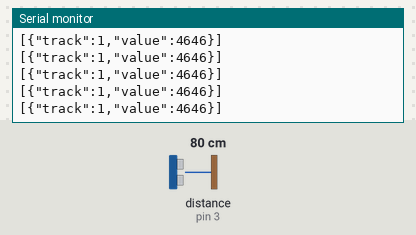
Simulated run of this sketch. Board: Arduino Uno, built with avr-gcc and run on an emulated ATmega328P. On the bench: the last lines printed to the serial monitor. Wiring (inferred from the names in the program): ultrasonic range finder: trigger pin 2; echo pin 3. The inputs (shaded band) are chosen by the test bench; at power-on: distance to the obstacle (sensor on pin 3) 80 cm. The echo pulse lasts 58.3 µs per cm.

Above: at 1.2 s.
1.3 s: distance to the obstacle (sensor on pin 3) set to 2 cm
At 2.3 s:
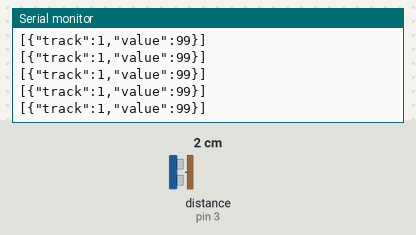
4.3 s: distance to the obstacle (sensor on pin 3) set to 4 cm
At 5.2 s:
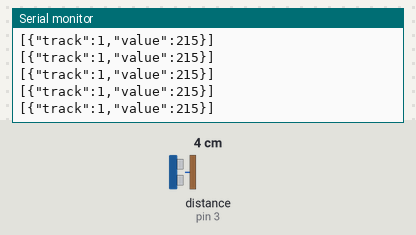
7.3 s: distance to the obstacle (sensor on pin 3) set to 9 cm
At 8.2 s:
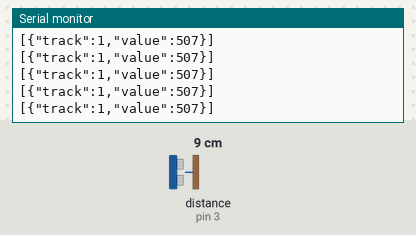
10.3 s: distance to the obstacle (sensor on pin 3) set to 35 cm
At 11.0 s:
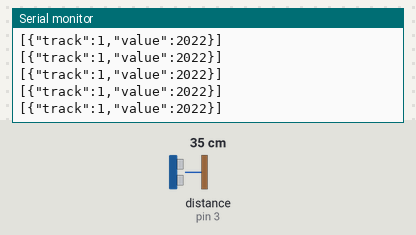
13.3 s: distance to the obstacle (sensor on pin 3) set to 60 cm
At 13.9 s:
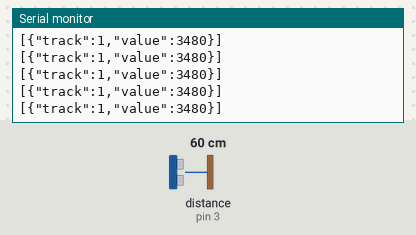
16.3 s: distance to the obstacle (sensor on pin 3) set to 18 cm
At 17.3 s:
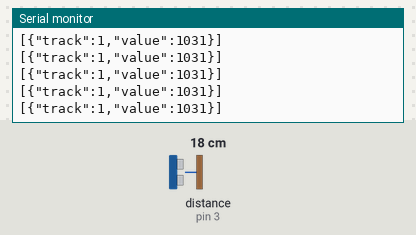
Timing chart, 0 to 19.3 s (numbered marks = the images above; inputs shaded):
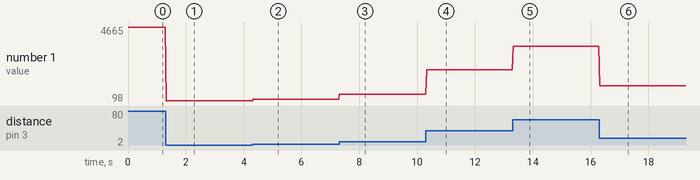

Measured:
- after the input at 1.3 s, the serial monitor: prints a new line at once (image 1)
- after the input at 4.3 s, the serial monitor: prints a new line at once (image 2)
- after the input at 7.3 s, the serial monitor: prints a new line at once (image 3)
- after the input at 10.3 s, the serial monitor: prints a new line at once (image 4)
- after the input at 13.3 s, the serial monitor: prints a new line at once (image 5)
- after the input at 16.3 s, the serial monitor: prints a new line at once (image 6)
- plotted number 1: 4646 → 99 after the input at 1.3 s, 99 → 215 after the input at 4.3 s, 215 → 507 after the input at 7.3 s, 507 → 2022 after the input at 10.3 s, 2022 → 3480 after the input at 13.3 s

The sketch:

track_monitor.ino
```cpp
#include <stdio.h>

#define TRIG_PIN_1 2
#define ECHO_PIN_1 3
#define TRIG_PIN_2 4
#define ECHO_PIN_2 5


long getDurationFromSensor(int trigPin, int echoPin);


void setup() {
  Serial.begin(9600);
  pinMode(TRIG_PIN_1, OUTPUT);
  pinMode(ECHO_PIN_1, INPUT);
  pinMode(TRIG_PIN_2, OUTPUT);
  pinMode(ECHO_PIN_2, INPUT);
}


void loop() {
  static long durationTrack1, durationTrack2;
  static char serialMessage[50];

  durationTrack1 = getDurationFromSensor(TRIG_PIN_1, ECHO_PIN_1);
  //durationTrack2 = getDurationFromSensor(TRIG_PIN_1, ECHO_PIN_1);

  sprintf(serialMessage, "[{\"track\":1,\"value\":%i}]", durationTrack1);
  //sprintf(serialMessage, "[{\"track\":2,\"value\":%i}]", durationTrack2);
  Serial.println(serialMessage);

  delay(30);
}


long getDurationFromSensor(int trigPin, int echoPin) {
  digitalWrite(trigPin, LOW);
  delayMicroseconds(2);

  digitalWrite(trigPin, HIGH);
  delayMicroseconds(10);

  digitalWrite(trigPin, LOW);
  return pulseIn(echoPin, HIGH);
}
```
